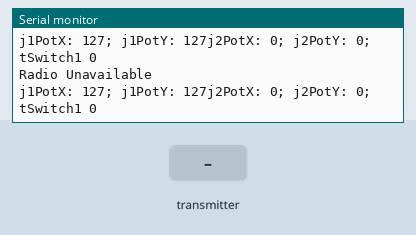
Simulated run of this sketch. Board: Arduino Uno, built with avr-gcc and run on an emulated ATmega328P. Shown: the last lines printed to the serial monitor. The inputs (shaded band) are chosen by the test bench. No radio packets arrive unless stated.

Above: at 1.2 s.
1.3 s: the transmitter starts sending j1PotX = 0
At 2.7 s:
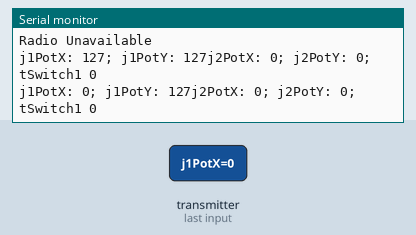
2.8 s: the transmitter starts sending j1PotY = 0
4.3 s: the transmitter starts sending j2PotX = 64
At 5.7 s:
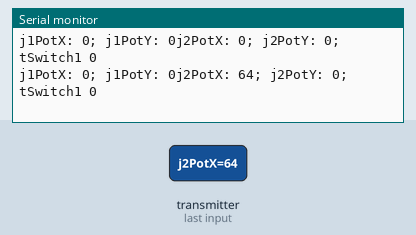
5.8 s: the transmitter starts sending j2PotY = 64
7.3 s: the transmitter starts sending tSwitch1 = 1
At 8.7 s:
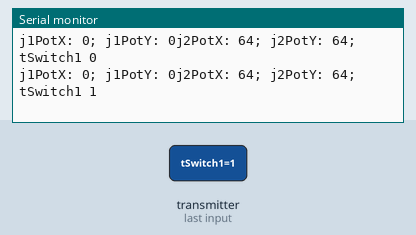
8.8 s: the transmitter starts sending j1PotX = 64
At 11.1 s:
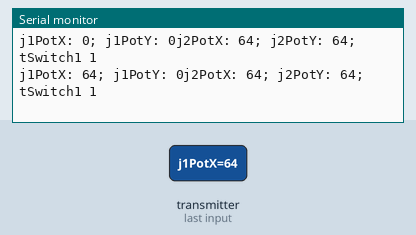
Timing chart, 0 to 11.3 s (numbered marks = the images above; inputs shaded):
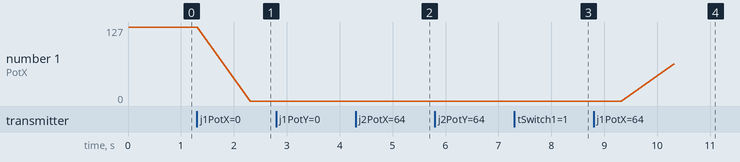

The sketch:

RC_Receiver.ino
```cpp
/////*
////    DIY Arduino based RC Transmitter Project
////              == Receiver Code ==
////
////  by Dejan Nedelkovski, www.HowToMechatronics.com
////  Library: TMRh20/RF24, https://github.com/tmrh20/RF24/
////*/
//#include <SPI.h>
//#include <nRF24L01.h>
//#include <RF24.h>
//#include <Servo.h>
//
//Servo ESC1;     // create servo object to control the ESC
//Servo ESC2;     // create servo object to control the ESC
//Servo ESC3;     // create servo object to control the ESC
//Servo ESC4;     // create servo object to control the ESC
//
//RF24 radio(7, 8);   // nRF24L01 (CE, CSN)
//const byte address[6] = "00001";
//
//
//int motor1Analog = A0;
//int motor2Analog = A1;
//int motor3Analog = A2;
//int motor4Analog = A3;
//int motorSpeed;
//int waitT = 10;
//unsigned long lastReceiveTime = 0;
//unsigned long currentTime = 0;
//
//// Max size of this struct is 32 bytes - NRF24L01 buffer limit
//struct Data_Package {
//  byte j1PotX;
//  byte j1PotY;
//
//  byte tSwitch1;
//
//
//};
//
//Data_Package data; //Create a variable with the above structure
//
//void setup() {
//  Serial.begin(115200);
//  radio.begin();
//  ESC1.attach(motor1Analog,1000,2000); // (pin, min pulse width, max pulse width in microseconds)
//  ESC2.attach(motor2Analog,1000,2000); // (pin, min pulse width, max pulse width in microseconds)
//  ESC3.attach(motor3Analog,1000,2000); // (pin, min pulse width, max pulse width in microseconds)
//  ESC4.attach(motor4Analog,1000,2000); // (pin, min pulse width, max pulse width in microseconds)
//  radio.openReadingPipe(0, address);
//  radio.setAutoAck(false);
//  radio.setDataRate(RF24_2MBPS);
//  radio.setPALevel(RF24_PA_MIN);
//  radio.startListening(); //  Set the module as receiver
//  resetData();
//
//}
//void loop() {
//  // Check whether there is data to be received
//  if (radio.available()) {
//    Serial.println("Available");
//    radio.read(&data, sizeof(Data_Package)); // Read the whole data and store it into the 'data' structure
//    lastReceiveTime = millis(); // At this moment we have received the data
//  }
//  else
//  {
//    Serial.println("Not Available");
//  }
//  // Check whether we keep receving data, or we have a connection between the two modules
//  currentTime = millis();
//  if ( currentTime - lastReceiveTime > 1000 ) { // If current time is more then 1 second since we have recived the last data, that means we have lost connection
//    resetData(); // If connection is lost, reset the data. It prevents unwanted behavior, for example if a drone has a throttle up and we lose connection, it can keep flying unless we reset the values
//  }
//  // Print the data in the Serial Monitor
//  Serial.print("j1PotX: ");
//  Serial.print(data.j1PotX);
//  Serial.print("; j1PotY: ");
//  Serial.print(data.j1PotY);
//  Serial.print("; tSwitch1 ");
//  Serial.println(data.tSwitch1);
//
//
//   motorSpeed = map(data.j1PotX, 125,255, 0, 150);
//   if(motorSpeed < 0)
//        motorSpeed = 0;
//  Serial.print("  motorSpeed = ");
//  Serial.println(motorSpeed);
//  delay(waitT);
//
//  ESC1.write(motorSpeed);
//  ESC2.write(motorSpeed);
//  ESC3.write(motorSpeed);
//  ESC4.write(motorSpeed);
//
//}
//
//void resetData() {
//  // Reset the values when there is no radio connection - Set initial default values
//  data.j1PotX = 127;
//  data.j1PotY = 127;
//
//  data.tSwitch1 = 1;
//
//}
//
//
//
//


//=========================Arm the ESC=====================================//
#include <SPI.h>
#include <nRF24L01.h>
#include <RF24.h>
#include <Servo.h>


RF24 radio(7, 8);   // nRF24L01 (CE, CSN)
const byte address[6] = "00001"; // Address

int waitT = 250;
unsigned long lastReceiveTime = 0;
unsigned long currentTime = 0;


//// Max size of this struct is 32 bytes - NRF24L01 buffer limit
struct Data_Package {
  byte j1PotX;
  byte j1PotY;
  byte j2PotX;
  byte j2PotY;
  byte tSwitch1;
};Data_Package data; //Create a variable with the above structure


void setup ()
{
  Serial.begin(115200);
  radio.begin();
  //NRF24L01 Setup
  radio.openReadingPipe(0, address);
  radio.setAutoAck(false);
  radio.setDataRate(RF24_2MBPS);
  radio.setPALevel(RF24_PA_LOW);
  radio.startListening(); //  Set the module as receiver
  resetData();

}


void loop()
{

  // Check whether there is data to be received
          if (radio.available()) {
            radio.read(&data, sizeof(Data_Package)); // Read the whole data and store it into the 'data' structure
            lastReceiveTime = millis(); // At this moment we have received the data


            currentTime = millis();
              if ( currentTime - lastReceiveTime > 1000 ) { // If current time is more then 1 second since we have recived the last data, that means we have lost connection
    //            resetData(); // If connection is lost, reset the data. It prevents unwanted behavior, for example if a drone has a throttle up and we lose connection, it can keep flying unless we reset the values
              }
              delay(1000);
          }

          // Check whether we keep receving data, or we have a connection between the two modules

          else
          {
            Serial.println("Radio Unavailable\n");
          }


          Serial.print("j1PotX: ");
          Serial.print(data.j1PotX);
          Serial.print("; j1PotY: ");
          Serial.print(data.j1PotY);
          Serial.print("j2PotX: ");
          Serial.print(data.j2PotX);
          Serial.print("; j2PotY: ");
          Serial.print(data.j2PotY);
          Serial.print("; tSwitch1 ");
          Serial.println(data.tSwitch1);


}
void resetData() {
  // Reset the values when there is no radio connection - Set initial default values
  data.j1PotX = 127;
  data.j1PotY = 127;

  data.tSwitch1 = 0;

}
```

Measured:
- after the input at 1.3 s, the serial monitor: prints a new line after 1.0 s (image 1)
- after the input at 4.3 s, the serial monitor: prints a new line after 1.0 s (image 2)
- after the input at 7.3 s, the serial monitor: prints a new line after 1.0 s (image 3)
- after the input at 8.8 s, the serial monitor: prints a new line after 1.5 s (image 4)
